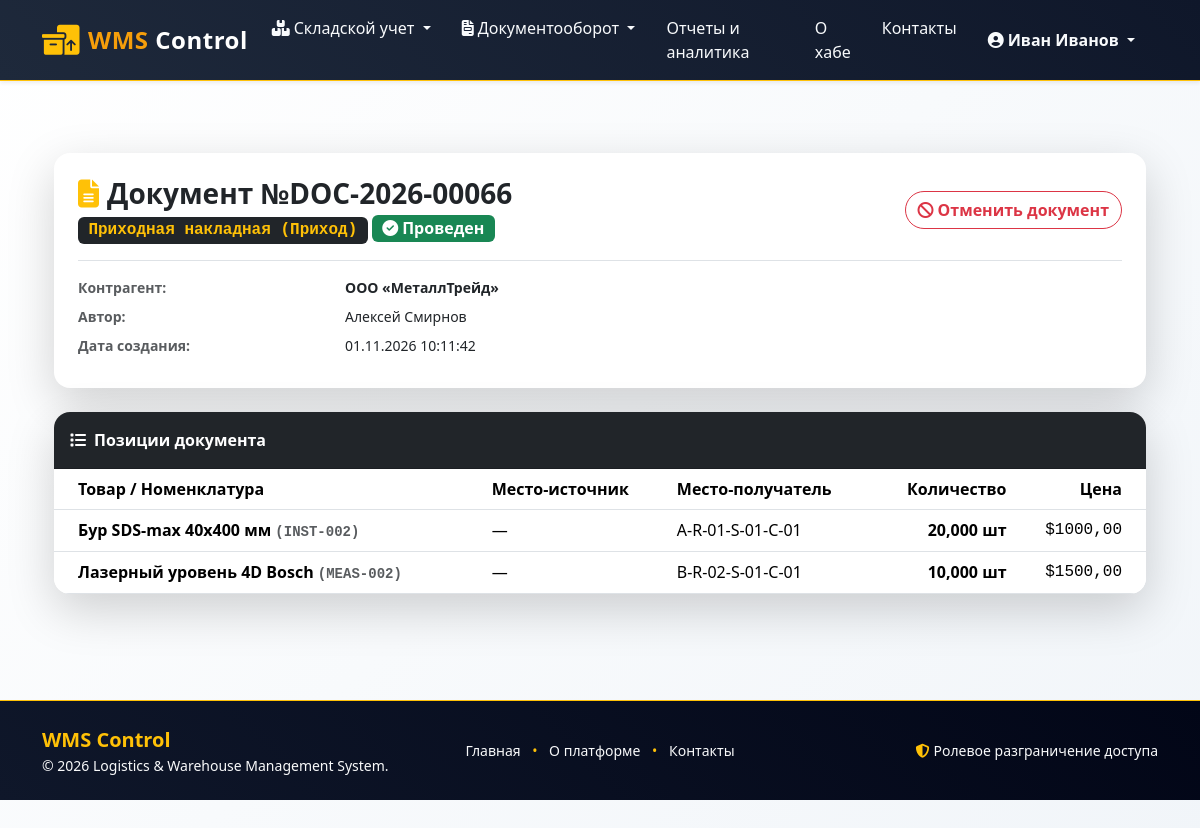
The app's page /orders/documents/21/ (signed in) with its own data.
### orders/models.py (models this page shows, shortened)
class StockDocument(models.Model):
    TYPE_INCOMING = 'incoming'      # Приходная накладная
    TYPE_OUTGOING = 'outgoing'      # Расходная накладная
    TYPE_TRANSFER = 'transfer'      # Внутрискладское перемещение
    TYPE_AUDIT = 'audit'            # Инвентаризация
    DOC_TYPE_CHOICES = [
        (TYPE_INCOMING, _('Receipt / Incoming')),
        (TYPE_OUTGOING, _('Expense / Outgoing')),
        (TYPE_TRANSFER, _('Internal Transfer')),
        (TYPE_AUDIT, _('Inventory Audit')),
    ]
    STATUS_DRAFT = 'draft'          # Черновик
    STATUS_CONDUCTED = 'conducted'  # Проведен
    STATUS_CANCELLED = 'cancelled'  # Отменен
    STATUS_CHOICES = [
        (STATUS_DRAFT, _('Draft')),
        (STATUS_CONDUCTED, _('Conducted')),
        (STATUS_CANCELLED, _('Cancelled')),
    ]
    doc_number = models.CharField(_('Document number'), max_length=50, unique=True)
    doc_type = models.CharField(_('Document type'), max_length=20, choices=DOC_TYPE_CHOICES)
    contractor = models.ForeignKey(
        Contractor,
        on_delete=models.SET_NULL,
        blank=True,
        null=True,
        related_name='documents',
        verbose_name=_('Contractor')
    )
    author = models.ForeignKey(
        settings.AUTH_USER_MODEL,
        on_delete=models.PROTECT,
        related_name='stock_documents',
        verbose_name=_('Author / Responsible user')
    )
    doc_date = models.DateTimeField(_('Document date'), auto_now_add=True)
    status = models.CharField(_('Status'), max_length=20, choices=STATUS_CHOICES, default=STATUS_DRAFT)
    comment = models.TextField(_('Comment'), blank=True)
    class Meta:
        verbose_name = _('Stock document')
        verbose_name_plural = _('Stock documents')
        ordering = ['-doc_date']

class Contractor(models.Model):
    TYPE_SUPPLIER = 'supplier'
    TYPE_CUSTOMER = 'customer'
    CONTRACTOR_TYPE_CHOICES = [
        (TYPE_SUPPLIER, _('Supplier')),
        (TYPE_CUSTOMER, _('Customer')),
    ]
    name = models.CharField(_('Contractor name / Legal entity'), max_length=200)
    contractor_type = models.CharField(
        _('Contractor type'),
        max_length=20,
        choices=CONTRACTOR_TYPE_CHOICES,
        default=TYPE_SUPPLIER
    )
    tax_id = models.CharField(_('Tax ID / INN'), max_length=20, blank=True)
    phone = models.CharField(_('Phone number'), max_length=50, blank=True)
    email = models.EmailField(_('Email address'), blank=True)
    address = models.TextField(_('Legal address'), blank=True)
    class Meta:
        verbose_name = _('Contractor')
        verbose_name_plural = _('Contractors')
        ordering = ['name']

class DocumentItem(models.Model):
    document = models.ForeignKey(
        StockDocument,
        on_delete=models.CASCADE,
        related_name='items',
        verbose_name=_('Document')
    )
    product = models.ForeignKey(
        Product,
        on_delete=models.PROTECT,
        related_name='document_items',
        verbose_name=_('Product')
    )
    source_location = models.ForeignKey(
        StorageLocation,
        on_delete=models.SET_NULL,
        blank=True,
        null=True,
        related_name='source_document_items',
        verbose_name=_('Source location (From)')
    )
    target_location = models.ForeignKey(
        StorageLocation,
        on_delete=models.SET_NULL,
        blank=True,
        null=True,
        related_name='target_document_items',
        verbose_name=_('Target location (To)')
    )
    quantity = models.DecimalField(_('Quantity'), max_digits=12, decimal_places=3)
    price = models.DecimalField(_('Unit price'), max_digits=12, decimal_places=2, default=0)
    class Meta:
        verbose_name = _('Document item')
        verbose_name_plural = _('Document items')

### inventory/models.py (models this page shows, shortened)
class Product(models.Model):
    category = models.ForeignKey(
        Category,
        on_delete=models.CASCADE,
        related_name='products',
        verbose_name=_('Category')
    )
    sku = models.CharField(_('SKU / Article'), max_length=50, unique=True)
    barcode = models.CharField(_('Barcode'), max_length=100, unique=True, blank=True, null=True)
    name = models.CharField(_('Product name'), max_length=200)
    unit = models.CharField(_('Unit of measurement'), max_length=20, default='pcs')
    min_stock = models.DecimalField(_('Minimum stock balance'), max_digits=12, decimal_places=3, default=0)
    description = models.TextField(_('Description'), blank=True)
    image = models.ImageField(_('Product image'), upload_to='products/', blank=True, null=True)
    is_active = models.BooleanField(_('Is active status'), default=True)
    class Meta:
        verbose_name = _('Product')
        verbose_name_plural = _('Products')
        ordering = ['name']

class StorageLocation(models.Model):
    zone = models.CharField(_('Warehouse zone'), max_length=50)
    rack = models.CharField(_('Rack'), max_length=50)
    shelf = models.CharField(_('Shelf / Level'), max_length=50)
    cell = models.CharField(_('Cell / Position'), max_length=50)
    barcode = models.CharField(_('Location barcode'), max_length=100, unique=True, blank=True, null=True)
    class Meta:
        verbose_name = _('Storage location')
        verbose_name_plural = _('Storage locations')
        ordering = ['zone', 'rack', 'shelf', 'cell']
        unique_together = ('zone', 'rack', 'shelf', 'cell')
    def __str__(self):
        return f"{self.zone}-{self.rack}-{self.shelf}-{self.cell}"

### orders/views.py (the view)
# urls.py: path('documents/<int:pk>/', views.StockDocumentDetailView.as_view(), name='document_detail'),
class StockDocumentDetailView(StorekeeperRequiredMixin, DetailView):
    model = StockDocument
    template_name = 'orders/document_detail.html'
    context_object_name = 'document'

### templates/orders/document_detail.html (shortened to what this page needs)
{% extends 'base.html' %}
{% load i18n %}
{% block content %}
<div class="container py-4 py-lg-5">
    <div class="card border-0 shadow-lg rounded-4 p-4 mb-4">
        <div class="d-flex flex-wrap justify-content-between align-items-center pb-3 border-bottom mb-3 gap-2">
            <div>
                <h3 class="fw-bold mb-1"><i class="fa-solid fa-file-lines text-warning me-2"></i>{% translate "Document" %} №{{ document.doc_number }}</h3>
                <span class="badge bg-dark text-warning font-monospace fs-6">{{ document.get_doc_type_display }}</span>
                {% if document.status == 'conducted' %}
                    <span class="badge bg-success fs-6"><i class="fa-solid fa-circle-check me-1"></i>{{ document.get_status_display }}</span>
                {% elif document.status == 'cancelled' %}
                    <span class="badge bg-danger fs-6"><i class="fa-solid fa-ban me-1"></i>{{ document.get_status_display }}</span>
                {% else %}
                    <span class="badge bg-warning text-dark fs-6"><i class="fa-solid fa-pen-ruler me-1"></i>{{ document.get_status_display }}</span>
                {% endif %}
            </div>
            <div class="d-flex gap-2">
                {% if document.status == 'draft' %}
                    <a href="{% url 'orders:document_item_create' document.pk %}" class="btn btn-outline-dark rounded-pill fw-semibold">
                        <i class="fa-solid fa-plus me-1"></i>{% translate "Add Item" %}
                    </a>
                    <a href="{% url 'orders:document_conduct' document.pk %}" class="btn btn-success rounded-pill fw-bold px-4">
                        <i class="fa-solid fa-play me-1"></i>{% translate "Conduct" %}
                    </a>
                {% elif document.status == 'conducted' %}
                    <a href="{% url 'orders:document_cancel' document.pk %}" class="btn btn-outline-danger rounded-pill fw-semibold">
                        <i class="fa-solid fa-ban me-1"></i>{% translate "Cancel Document" %}
                    </a>
                {% endif %}
            </div>
        </div>
        <dl class="row mb-0 small">
            <dt class="col-sm-3 text-muted">{% translate "Contractor" %}:</dt>
            <dd class="col-sm-9 fw-semibold">{{ document.contractor.name|default:"—" }}</dd>
            <dt class="col-sm-3 text-muted">{% translate "Author" %}:</dt>
            <dd class="col-sm-9">{{ document.author.get_full_name|default:document.author.username }}</dd>
            <dt class="col-sm-3 text-muted">{% translate "Date Created" %}:</dt>
            <dd class="col-sm-9">{{ document.doc_date|date:"d.m.Y H:i:s" }}</dd>
        </dl>
    </div>
    <div class="card border-0 shadow-lg rounded-4 overflow-hidden">
        <div class="card-header bg-dark text-white fw-bold py-3">
            <i class="fa-solid fa-list me-2"></i>{% translate "Document Items" %}
        </div>
        <div class="table-responsive">
            <table class="table table-hover align-middle mb-0">
                <thead>
                    <tr>
                        <th scope="col" class="ps-4">{% translate "Product" %}</th>
                        <th scope="col">{% translate "Source Location" %}</th>
                        <th scope="col">{% translate "Target Location" %}</th>
                        <th scope="col" class="text-end">{% translate "Quantity" %}</th>
                        <th scope="col" class="text-end pe-4">{% translate "Price" %}</th>
                    </tr>
                </thead>
                <tbody>
                    {% for item in document.items.all %}
                        <tr>
                            <td class="ps-4 fw-bold">{{ item.product.name }} <small class="text-muted font-monospace">({{ item.product.sku }})</small></td>
                            <td>{{ item.source_location|default:"—" }}</td>
                            <td>{{ item.target_location|default:"—" }}</td>
                            <td class="text-end fw-bold">{{ item.quantity }} {{ item.product.unit }}</td>
                            <td class="text-end pe-4 font-monospace">${{ item.price }}</td>
                        </tr>
                    {% empty %}
                        <tr>
                            <td colspan="5" class="text-center py-4 text-muted">
                                {% translate "No items added to this document yet." %}
                            </td>
                        </tr>
                    {% endfor %}
                </tbody>
            </table>
        </div>
    </div>
</div>
{% endblock %}

### templates/base.html (shortened to what this page needs)
<!DOCTYPE html>
{% load static %}
{% load i18n %}
<html lang="{{ LANGUAGE_CODE|default:'ru' }}">
<head>
    <link href="https://cdn.jsdelivr.net/npm/bootstrap@5.3.3/dist/css/bootstrap.min.css" rel="stylesheet">
    <link rel="stylesheet" href="https://cdnjs.cloudflare.com/ajax/libs/font-awesome/6.7.2/css/all.min.css">
    <link rel="stylesheet" href="https://cdn.datatables.net/1.13.8/css/dataTables.bootstrap5.min.css">
    <link rel="stylesheet" href="{% static 'css/site.css' %}">
</head>
<body class="d-flex flex-column min-vh-100 bg-light">
    <header>
        <nav class="navbar navbar-expand-lg navbar-dark bg-dark border-bottom border-warning shadow-sm mb-4">
            <div class="container">
                <a class="navbar-brand fw-bold text-warning d-flex align-items-center" href="{% url 'index' %}">
                    <i class="fa-solid fa-boxes-packing fa-lg me-2 text-warning"></i>
                    <span>WMS <span class="text-white">Control</span></span>
                </a>
                <div class="collapse navbar-collapse" id="mainMenu">
                    <ul class="navbar-nav me-auto mb-2 mb-lg-0">
                        {% if user.is_authenticated %}
                            <li class="nav-item dropdown">
                                <a class="nav-link dropdown-toggle text-light" href="#" id="inventoryDropdown" role="button" data-bs-toggle="dropdown" aria-expanded="false">
                                    <i class="fa-solid fa-boxes-stacked me-1"></i>{% trans "Inventory" %}
                                </a>
                            </li>
                            <li class="nav-item dropdown">
                                <a class="nav-link dropdown-toggle text-light" href="#" id="ordersDropdown" role="button" data-bs-toggle="dropdown" aria-expanded="false">
                                    <i class="fa-solid fa-file-invoice me-1"></i>{% trans "Documents" %}
                                </a>
                            </li>
							{% if user.profile.role == 'manager' or user.is_superuser %}
								<li class="nav-item">
									<a class="nav-link text-light" href="{% url 'orders:reports_dashboard' %}">
									   {% trans "Reports" %}
									</a>
								</li>
							{% endif %}
                        {% endif %}
                        <li class="nav-item">
                            <a class="nav-link text-light" href="{% url 'about' %}">{% trans "About Hub" %}</a>
                        </li>
                        <li class="nav-item">
                            <a class="nav-link text-light" href="{% url 'contact' %}">{% trans "Contacts" %}</a>
                        </li>
                    </ul>
                    <div class="d-flex align-items-center gap-3">
                        <ul class="navbar-nav">
                            {% if user.is_authenticated %}
                                <li class="nav-item dropdown">
                                    <a class="nav-link dropdown-toggle text-warning fw-semibold" href="#" id="userDropdown"
                                       role="button" data-bs-toggle="dropdown" aria-expanded="false">
                                        <i class="fa-solid fa-circle-user me-1"></i>{{ user.get_full_name|default:user.username }}
                                    </a>
                                </li>
                            {% else %}
                                <div class="d-flex gap-2">
                                    <a href="{% url 'accounts:login' %}" class="btn btn-outline-warning btn-sm fw-semibold">{% trans "Log in" %}</a>
                                </div>
                            {% endif %}
                        </ul>
                    </div>
                </div>
            </div>
        </nav>
    </header>
    <main role="main" class="flex-grow-1 pb-5">
        <div class="container">
            {% block content %}{% endblock content %}
        </div>
    </main>
	<footer class="bg-dark text-light py-4 border-top border-warning mt-auto">
		<div class="container">
			<div class="row align-items-center gy-3">
				<div class="col-12 col-md-4 text-center text-md-start">
					<div class="fw-bold text-warning fs-5">WMS Control</div>
					<p class="small text-light mb-0">&copy; 2026 Logistics & Warehouse Management System.</p>
				</div>
				<div class="col-12 col-md-4 text-center">
					<ul class="list-inline mb-0 small">
						<li class="list-inline-item"><a href="{% url 'index' %}" class="text-light text-decoration-none">{% trans "Home" %}</a></li>
						<li class="list-inline-item text-warning">•</li>
						<li class="list-inline-item"><a href="{% url 'about' %}" class="text-light text-decoration-none">{% trans "About" %}</a></li>
						<li class="list-inline-item text-warning">•</li>
						<li class="list-inline-item"><a href="{% url 'contact' %}" class="text-light text-decoration-none">{% trans "Contacts" %}</a></li>
					</ul>
				</div>
				<div class="col-12 col-md-4 text-center text-md-end small text-light">
					<i class="fa-solid fa-shield-halved text-warning me-1"></i>{% trans "Role-based Access Control" %}
				</div>
			</div>
		</div>
	</footer>
</body>
</html>

### records on screen
StockDocument: doc_number "DOC-2026-00066", doc_type "Приходная накладная (Приход)", status "Проведен", contractor.name "ООО «МеталлТрейд»", author.get_full_name "Алексей Смирнов", doc_date "01.11.2026 10:11:42"
DocumentItem: product.name "Бур SDS-max 40x400 мм", product.sku "INST-002", source_location "—", target_location "A-R-01-S-01-C-01", quantity "20,000", product.unit "шт", price "1000,00"
DocumentItem: product.name "Лазерный уровень 4D Bosch", product.sku "MEAS-002", source_location "—", target_location "B-R-02-S-01-C-01", quantity "10,000", product.unit "шт", price "1500,00"

### other values on screen
{{ user.get_full_name|default:user.username }} "Иван Иванов"
